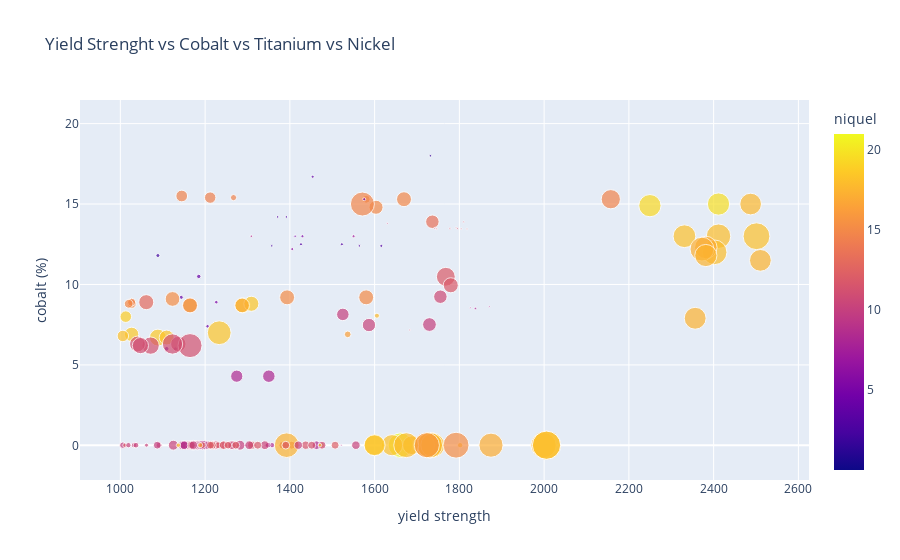

The cell this chart's notebook holds for it:
### Markdown cell above
## Yield Strenght vs Cobalt vs Titanium vs Nickel scatterplot

### Code cell
fig = px.scatter(data_frame=df, x="yield strength", y= "co", size= "ti", color= "ni", labels={"ni":"niquel"}, title="Yield Strenght vs Cobalt vs Titanium vs Nickel")
fig.update_layout(yaxis_title="cobalt (%)")
fig.show()

### Figure 1 — Plotly figure (JSON) as saved in the notebook; plotly's stock layout.template omitted (floating-point values rounded to 4 significant figures; data arrays with more than 128 entries replaced by an {"elided": "..."} marker saying what was removed)
{"data": [{"hovertemplate": "yield strength=%{x}<br>co=%{y}<br>ti=%{marker.size}<br>niquel=%{marker.color}<extra></extra>", "legendgroup": "", "marker": {"color": {"elided": "312 float values"}, "coloraxis": "coloraxis", "size": {"elided": "312 float values"}, "sizemode": "area", "sizeref": 0.00625, "symbol": "circle"}, "mode": "markers", "name": "", "orientation": "v", "showlegend": false, "type": "scatter", "x": {"elided": "312 float values"}, "xaxis": "x", "y": {"elided": "312 float values"}, "yaxis": "y"}], "layout": {"coloraxis": {"colorbar": {"title": {"text": "niquel"}}, "colorscale": [[0, "#0d0887"], [0.1111, "#46039f"], [0.2222, "#7201a8"], [0.3333, "#9c179e"], [0.4444, "#bd3786"], [0.5556, "#d8576b"], [0.6667, "#ed7953"], [0.7778, "#fb9f3a"], [0.8889, "#fdca26"], [1, "#f0f921"]]}, "legend": {"itemsizing": "constant", "tracegroupgap": 0}, "title": {"text": "Yield Strenght vs Cobalt vs Titanium vs Nickel"}, "xaxis": {"anchor": "y", "domain": [0, 1], "title": {"text": "yield strength"}}, "yaxis": {"anchor": "x", "domain": [0, 1], "title": {"text": "cobalt (%)"}}}}
